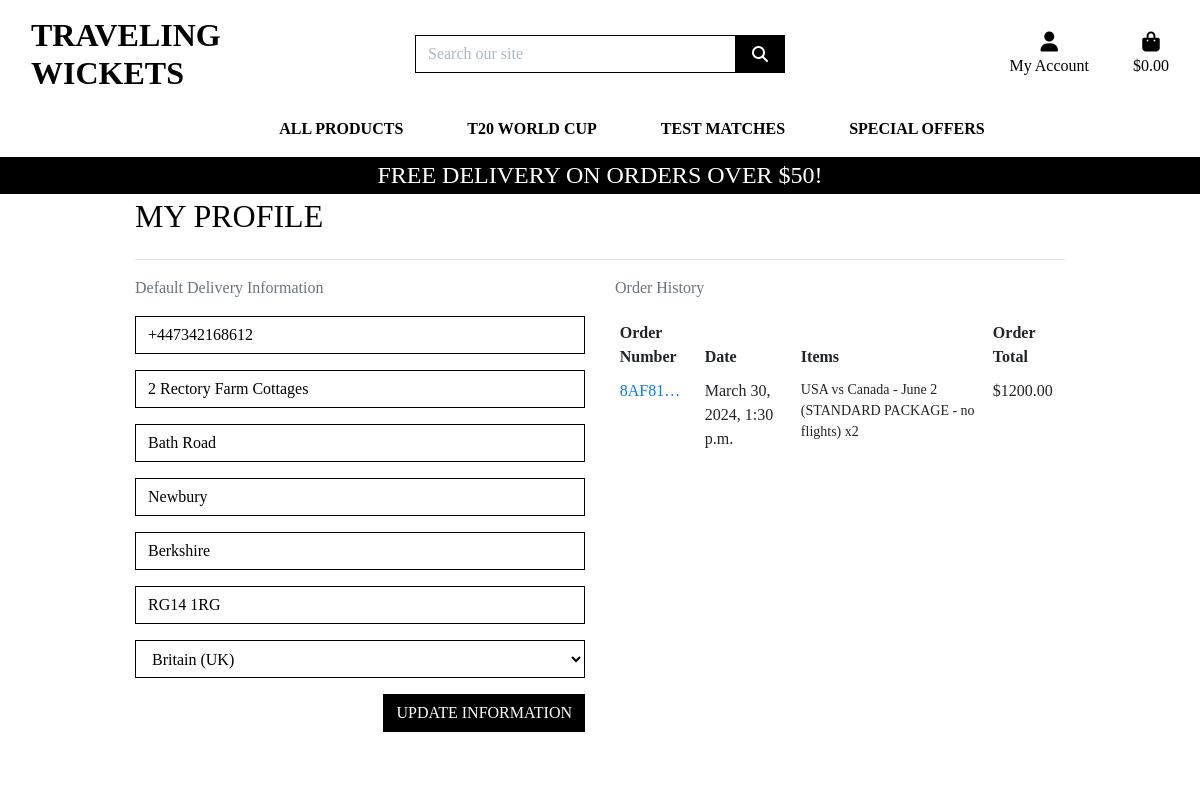
/profile/ (signed in), run on an earlier commit of the app's database.
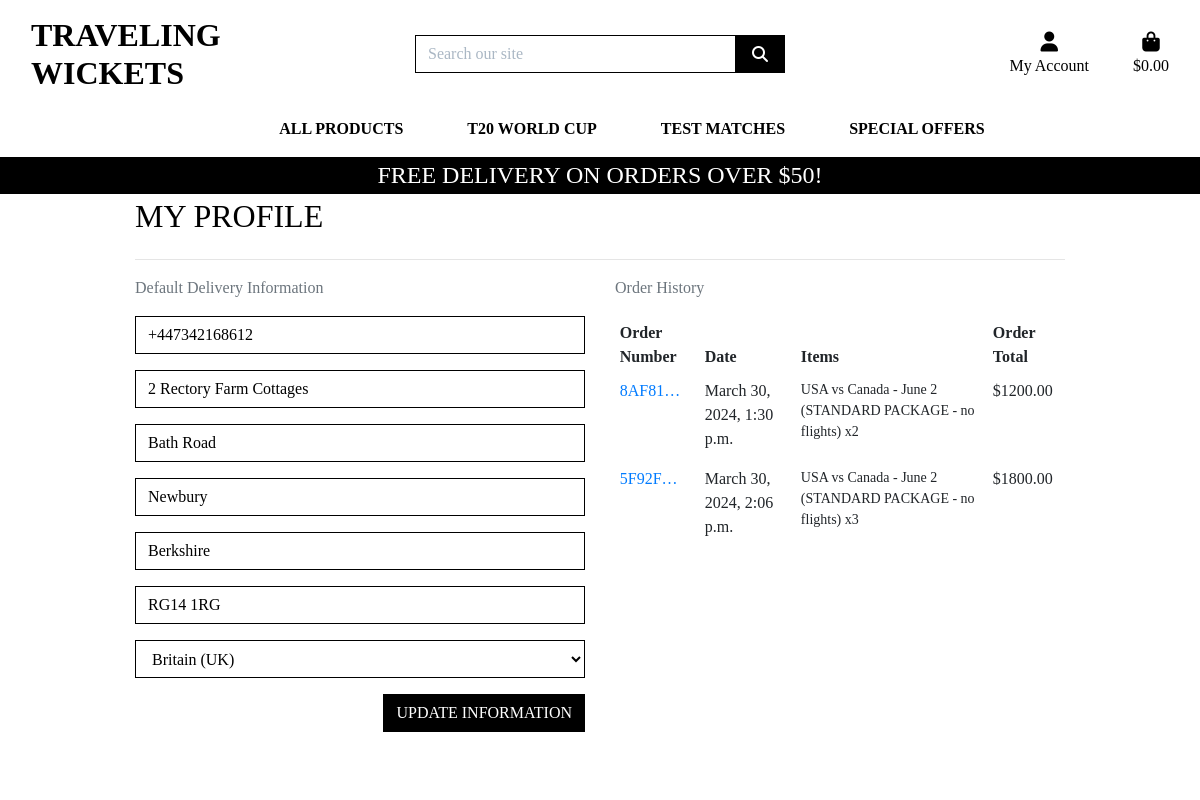
And on a later commit of the database.
### profiles/models.py (models this page shows, shortened)
class UserProfile(models.Model):
    user = models.OneToOneField(User, on_delete=models.CASCADE)
    default_phone_number = models.CharField(max_length=20, null=True, blank=True)
    default_street_address1 = models.CharField(max_length=80, null=True, blank=True)
    default_street_address2 = models.CharField(max_length=80, null=True, blank=True)
    default_town_or_city = models.CharField(max_length=40, null=True, blank=True)
    default_county = models.CharField(max_length=80, null=True, blank=True)
    default_postcode = models.CharField(max_length=20, null=True, blank=True)
    default_country = CountryField(blank_label='Country', null=True, blank=True)

### checkout/models.py (models this page shows, shortened)
class Order(models.Model):
    order_number = models.CharField(max_length=32, null=False, editable=False)
    full_name = models.CharField(max_length=50, null=False, blank=False)
    email = models.EmailField(max_length=254, null=False, blank=False)
    phone_number = models.CharField(max_length=20, null=False, blank=False)
    country = CountryField(blank_label='Country *', null=False, blank=False)
    postcode = models.CharField(max_length=20, null=True, blank=True)
    town_or_city = models.CharField(max_length=40, null=False, blank=False)
    street_address1 = models.CharField(max_length=80, null=False, blank=False)
    street_address2 = models.CharField(max_length=80, null=True, blank=True)
    county = models.CharField(max_length=80, null=True, blank=True)
    date = models.DateTimeField(auto_now_add=True)
    delivery_cost = models.DecimalField(max_digits=6, decimal_places=2, null=False, default=0)
    order_total = models.DecimalField(max_digits=10, decimal_places=2, null=False, default=0)
    grand_total = models.DecimalField(max_digits=10, decimal_places=2, null=False, default=0)
    original_bag = models.TextField(null=False, blank=False, default='')
    stripe_pid = models.CharField(max_length=254, null=False, blank=False, default='')
    user_profile = models.ForeignKey(UserProfile, on_delete=models.SET_NULL, null=True, blank=True, related_name='orders')

class OrderLineItem(models.Model):
    order = models.ForeignKey(Order, null=False, blank=False, on_delete=models.CASCADE, related_name='lineitems')
    product = models.ForeignKey(Product, null=False, blank=False, on_delete=models.CASCADE)
    product_size = models.CharField(max_length=2, null=True, blank=True) # XS, S, M, L, XL
    quantity = models.IntegerField(null=False, blank=False, default=0)
    lineitem_total = models.DecimalField(max_digits=6, decimal_places=2, null=False, blank=False, editable=False)

### products/models.py (models this page shows, shortened)
class Product(models.Model):
    category = models.ForeignKey('Category', null=True, blank=True, on_delete=models.SET_NULL)
    sku = models.CharField(max_length=254, null=True, blank=True)
    name = models.CharField(max_length=254)
    description = models.TextField()
    price = models.DecimalField(max_digits=6, decimal_places=2)
    rating = models.DecimalField(max_digits=6, decimal_places=2, null=True, blank=True)
    image_url = models.URLField(max_length=1024, null=True, blank=True)
    image = models.ImageField(null=True, blank=True)

### profiles/views.py (the view)
# urls.py: path('profile/', include('profiles.urls')),
def profile(request):
    profile = get_object_or_404(UserProfile, user=request.user)
    if request.method == 'POST':
        form = UserProfileForm(request.POST, instance=profile)
        if form.is_valid():
            form.save()
            messages.success(request, 'Profile updated successfully')
    form = UserProfileForm(instance=profile)
    orders = profile.orders.all()
    template = 'profiles/profile.html'
    context = {
        'form': form,
        'orders': orders,
        'on_profile_page': True
    }
    return render(request, template, context)

### profiles/forms.py
class UserProfileForm(forms.ModelForm):
    class Meta:
        model = UserProfile
        exclude = ('user',)
    def __init__(self, *args, **kwargs):
        super().__init__(*args, **kwargs)
        placeholders = {
            'default_phone_number': 'Phone Number',
            'default_postcode': 'Postal Code',
            'default_town_or_city': 'Town or City',
            'default_street_address1': 'Street Address 1',
            'default_street_address2': 'Street Address 2',
            'default_county': 'County, State or Locality',
        }
        self.fields['default_phone_number'].widget.attrs['autofocus'] = True
        for field in self.fields:
            if field != 'default_country':
                if self.fields[field].required:
                    placeholder = f'{placeholders[field]} *'
                else:
                    placeholder = placeholders[field]
                self.fields[field].widget.attrs['placeholder'] = placeholder
            self.fields[field].widget.attrs['class'] = 'border-black rounded-0 profile-form-input'
            self.fields[field].label = False

### bag/contexts.py (called while the page is built, shortened)
def bag_contents(request):
    bag_items = []
    total = 0
    product_count = 0
    bag = request.session.get('bag', {})
    if total < settings.FREE_DELIVERY_THRESHOLD:
        delivery = total * Decimal(settings.STANDARD_DELIVERY_PERCENTAGE / 100)
        free_delivery_delta = settings.FREE_DELIVERY_THRESHOLD - total
    else:
        delivery = 0
        free_delivery_delta = 0
    grand_total = delivery + total
    context = {
        'bag_items': bag_items,
        'total': total,
        'product_count': product_count,
        'delivery': delivery,
        'free_delivery_delta': free_delivery_delta,
        'free_delivery_threshold': settings.FREE_DELIVERY_THRESHOLD,
        'grand_total': grand_total,
    }
    return context

### profiles/templates/profiles/profile.html (shortened to what this page needs)
{% extends "base.html" %}
{% load static %}
{% block extra_css %}
    <link rel="stylesheet" href="{% static 'profiles/css/profile.css' %}">
{% endblock %}
{% block page_header %}
    <div class="container header-container">
    </div>
{% endblock %}
{% block content %}
    <div class="overlay"></div>
    <div class="container">
        <div class="row">
            <div class="col">
                <h2 class="logo-font mb-4">My Profile</h2>
                <hr>
            </div>
        </div>
        <div class="row">
            <div class="col-12 col-lg-6">
                <p class="text-muted">Default Delivery Information</p>
                <form class="mt-3" action="{% url 'profile' %}" method="POST" id="profile-update-form">
                    {{ form|crispy }}
                    <button class="btn btn-black rounded-0 text-uppercase float-right">Update Information</button>
                </form>
            </div>
            <div class="col-12 col-lg-6">
                <p class="text-muted">Order History</p>
                <div class="order-history table-responsive">
                    <table class="table table-sm table-borderless">
                        <thead>
                            <tr>
                                <th>Order Number</th>
                                <th>Date</th>
                                <th>Items</th>
                                <th>Order Total</th>
                            </tr>
                        </thead>
                        <tbody>
                            {% for order in orders %}
                                <tr>
                                    <td>
                                        <a href="{% url 'order_history' order.order_number %}"
                                        title="{{ order.order_number }}">
                                            {{ order.order_number|truncatechars:6 }}
                                        </a>
                                    </td>
                                    <td>{{ order.date }}</td>
                                    <td>
                                        <ul class="list-unstyled">
                                            {% for item in order.lineitems.all %}
                                                <li class="small">
                                                    {{ item.product.name }} x{{ item.quantity }}
                                                </li>
                                            {% endfor %}
                                        </ul>
                                    </td>
                                    <td>${{ order.grand_total }}</td>
                                </tr>
                            {% endfor %}
                        </tbody>
                    </table>
                </div>
            </div>
        </div>
{% endblock %}

### templates/base.html (shortened to what this page needs)
{% load static %}
<!doctype html>
<html lang="en">
  <head>
    {% block corecss %}
        <link rel="stylesheet" href="https://cdn.jsdelivr.net/npm/bootstrap@4.6.2/dist/css/bootstrap.min.css">
        <link rel="stylesheet" href="{% static 'css/base.css' %}">
    {% endblock %}
    {% block extra_css %}
    {% endblock %}
  </head>
  <body>
    <header class="container-fluid fixed-top">
      <div id="topnav" class="row bg-white pt-lg-2 d-none d-lg-flex">
        <div class="col-12 col-lg-4 my-auto py-1 py-lg-0 text-center text-lg-left">
          <a href="{% url 'home' %}" class="nav-link main-logo-link">
            <h2 class="logo-font text-black my-0"><strong>Traveling Wickets</strong></h2>
          </a>
        </div>
        <div class="col-12 col-lg-4 my-auto py-1 py-lg-0">
          <form method="GET" action="{% url 'products' %}">
              <div class="input-group w-100">
                  <input class="form-control border border-black rounded-0" type="text" name="q" placeholder="Search our site">
                  <div class="input-group-append">
                      <button class="form-control btn btn-black border border-black rounded-0" type="submit">
                          <span class="icon">
                              <i class="fas fa-search"></i>
                          </span>
                      </button>
                  </div>
              </div>
          </form>
        </div>
        <div class="col-12 col-lg-4 my-auto py-1 py-lg-0">
          <ul class="list-inline list-unstyled text-center text-lg-right my-0">
              <li class="list-inline-item dropdown">
                  <a class="text-black nav-link" href="#" id="user-options" data-toggle="dropdown" aria-haspopup="true" aria-expanded="false">
                      <div class="text-center">
                          <div><i class="fas fa-user fa-lg"></i></div>
                          <p class="my-0">My Account</p>
                      </div>
                  </a>
              </li>
              <li class="list-inline-item">
                  <a class="{% if grand_total %}text-info font-weight-bold{% else %}text-black{% endif %} nav-link" href="{% url 'view_bag' %}">
                      <div class="text-center">
                          <div><i class="fas fa-shopping-bag fa-lg"></i></div>
                          <p class="my-0">
                              {% if grand_total %}
                                  ${{ grand_total|floatformat:2 }}
                              {% else %}
                                  $0.00
                              {% endif %}
                          </p>
                      </div>
                  </a>
              </li>
          </ul>
        </div>
      </div>
      <div class="row bg-white">
        <nav class="navbar navbar-expand-lg navbar-light w-100">
            {% include 'includes/mobile-top-header.html' %}
            {% include 'includes/main-nav.html' %}
        </nav>
      </div>
      <div id="delivery-banner" class="row text-center">
        <div class="col bg-black text-white">
            <h4 class="logo-font my-1">Free delivery on orders over ${{ free_delivery_threshold }}!</h4>
        </div>
      </div>
    </header>
    {% block page_header %}
    {% endblock %}
    {% block content %}
    {% endblock %}
  </body>
</html>

### templates/includes/mobile-top-header.html (shortened to what this page needs)
<ul>
</ul>

### templates/includes/main-nav.html (shortened to what this page needs)
<div class="collapse navbar-collapse" id="main-nav">
    <ul class="navbar-nav w-auto mx-auto">
        <li class="nav-item dropdown">
            <a class="logo-font font-weight-bold nav-link text-black mr-5" href="#" id="all-products-link" data-toggle="dropdown" aria-haspopup="true" aria-expanded="false">
                All Products
            </a>
        </li>
        <li class="nav-item dropdown">
            <a class="logo-font font-weight-bold nav-link text-black mr-5" href="#" id="t20-link" data-toggle="dropdown" aria-haspopup="true" aria-expanded="false">
                T20 World Cup
            </a>
        </li>
        <li class="nav-item dropdown">
            <a class="logo-font font-weight-bold nav-link text-black mr-5" href="#" id="tests-link" data-toggle="dropdown" aria-haspopup="true" aria-expanded="false">
                Test Matches
            </a>
        </li>
        <li class="nav-item dropdown">
            <a class="logo-font font-weight-bold nav-link text-black" href="#" id="specials-link" data-toggle="dropdown" aria-haspopup="true" aria-expanded="false">
                Special Offers
            </a>
        </li>
    </ul>
</div>

### static/css/base.css (style rules this page uses)
html { height: 100%; }
body { background: url('/media/uk-2902050_1280.jpg') no-repeat center center fixed; background-size: cover; height: calc(100vh - 164px); color: black; font-family: 'Times New Roman', Times, serif; }
.icon { align-items: center; display: inline-flex; justify-content: center; height: 1.5rem; width: 1.5rem; }
.logo-font { text-transform: uppercase; }
.main-logo-link { width: fit-content; }
.btn-black { background: black; color: white; }
.text-black { color: #000 !important; }
.border-black { border: 1px solid black !important; }
.bg-black { background: #000 !important; }
.overlay { height: 100%; width: 100%; top: 0; left: 0; position: fixed; background: white; z-index: -1; }
input[name='q']::placeholder { color: #aab7c4; }
@media (min-width: 1200px) { .container { max-width: 80%; } }
@media (min-width: 992px) { .header-container { padding-top: 164px; } }

### profiles/static/profiles/css/profile.css (style rules this page uses)
.order-history { max-height: 416px; overflow-y: auto; }
#profile-update-form .form-control { color: #000; }
#profile-update-form input::placeholder { color: #aab7c4; }
#id_default_country, #id_default_country option:not(:first-child) { color: #000; }

What changed in the data, as far as the page shows it:
added Order: order_number "5F92F…", date "March 30, 2024, 2:06 p.m.", grand_total "1800.00"
added OrderLineItem: product.name "USA vs Canada - June 2 (STANDARD PACKAGE - no flights)", quantity "3", shown under "5F92F…"
